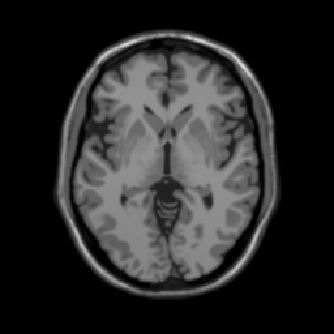
#> input picture W7-Seg1/images/MRIbrain3.jpg, 334 x 334 px
$ python otsu.py
#> lines starting #> are read from the running program, lines starting #| are printed output that depends on the picture; after the words box and inside, x2 and y2 are one past the last pixel; in counts of white or black regions, pixels touching at a corner belong together
import numpy as np
import matplotlib.pyplot as plt
from matplotlib import colors


def otsuThresholdB(image):
    rows, cols =  image.shape
    plt.figure()
    H, binEdges, patches = plt.hist(image.ravel(),256)
    pdf = H /(rows*cols)
    cdf = np.cumsum(pdf)
    othresh = 1
    maxVarB = 0
    for t in range(1,255):
        bg = np.arange(0,t)
        obj = np.arange(t, 256)
        mBg    = sum(bg*pdf[0:t])/cdf[t]
        mObj   = sum(obj*pdf[t:256])/(1-cdf[t])

        varB = cdf[t] * (1-cdf[t]) *(mObj - mBg)**2
        if varB > maxVarB:
            maxVarB= varB
            othresh = t

    return othresh

def otsuThresholdW(image):
    rows, cols =  image.shape
    plt.figure()
    H, binEdges, patches = plt.hist(image.ravel(),256)
    pdf = H /(rows*cols)
    cdf = np.cumsum(pdf)
    othresh = 1
    for t in range(1,255):
        bg = np.arange(0,t)
        obj = np.arange(t, 256)
        mBg    = sum(bg*pdf[0:t])/cdf[t]
        mObj   = sum(obj*pdf[t:256])/(1-cdf[t])
        varBg  = sum((bg**2)*pdf[0:t])/cdf[t] - mBg**2
        varObj = sum((obj**2)*pdf[t:256])/(1-cdf[t]) - mObj**2
        varW = cdf[t] * varBg + (1-cdf[t]) * varObj
        if t == 1:
            minVarW = varW
        if varW < minVarW:
            minVarW = varW
            othresh = t

    return othresh

def binarize( gray_image , threshold ):
    return 1 * ( gray_image > threshold )

image = plt.imread('images/MRIbrain3.jpg')
#> image is the input picture: shape (334, 334, 3); min 0, max 220, mean 41.2
hsvImage = colors.rgb_to_hsv(image)
#> hsvImage: shape (334, 334, 3) float32; mean of channels 0, 1, 2 0, 0, 41.2
myIm = hsvImage[...,2]
plt.figure()
plt.imshow(myIm)
plt.set_cmap("gray")
oTw = otsuThresholdW(myIm)
#> in otsuThresholdW, `H, binEdges, patches = plt.hist(image.ravel(),256)`: H = 256 values, max 60852 at index 0, min 0 at index 7, mean 435.8; binEdges = 257 values from 0 to 220; patches = 256 items
#> in otsuThresholdW, `pdf = H /(rows*cols)`: pdf = 256 values, max 0.545 at index 0, min 0 at index 7, mean 0.00391
#> in otsuThresholdW, `cdf = np.cumsum(pdf)`: cdf = 256 values from 0.545 to 1
#> the loop in otsuThresholdW, `for t in range(1,255):` made 254 passes
#> (mBg, mObj, varBg, varObj, varW, minVarW) on passes 1, 2, 3, 4, 5, 6, 8, 9, 10, 11, 12, 13: (0, 107.2, 0, 2528.7, 1125.8, 1125.8), (0.0166, 108.5, 0.0163, 2418.2, 1063.2, 1063.2), (0.0362, 109.4, 0.0546, 2347.2, 1023.7, 1023.7), (0.0547, 110, 0.109, 2292.2, 993.5, 993.5), (0.0735, 110.7, 0.182, 2239, 964.8, 964.8), (0.0955, 111.3, 0.289, 2186, 936.5, 936.5), (0.122, 111.7, 0.441, 2148.9, 916.7, 916.7), (0.147, 112.2, 0.64, 2108.3, 895.3, 895.3), (0.177, 112.7, 0.904, 2067.7, 874.2, 874.2), (0.211, 113.1, 1.23, 2034.9, 857.1, 857.1), (0.243, 113.6, 1.57, 1997.3, 837.8, 837.8), (0.28, 114, 1.99, 1964.3, 820.8, 820.8)
#> (mBg, mObj, varBg, varObj, varW) on passes 7, 14, 21, 28, 35, 42: (0.122, 111.2, 0.442, 2193.7, 939.9), (0.317, 113.9, 2.46, 1975.6, 825.8), (0.576, 116, 6.87, 1812.5, 744.3), (0.948, 118.1, 15.55, 1653.5, 669.2), (1.45, 120.4, 30.46, 1499.3, 602), (2.36, 123.8, 62.86, 1271.7, 514.5)
#> after the loop in otsuThresholdW, `for t in range(1,255):`: othresh = 66
#> oTw = 66
oTb = otsuThresholdB(myIm)
#> in otsuThresholdB, `H, binEdges, patches = plt.hist(image.ravel(),256)`: binEdges = 257 values from 0 to 220; patches = 256 items
#> in otsuThresholdB, `cdf = np.cumsum(pdf)`: cdf = 256 values from 0.545 to 1
#> the loop in otsuThresholdB, `for t in range(1,255):` made 254 passes
#> (mBg, mObj, varB, maxVarB) on passes 1, 2, 3, 4, 5, 6, 8, 9, 10, 11, 12, 13: (0, 107.2, 2837.4, 2837.4), (0.0166, 108.5, 2900.1, 2900.1), (0.0362, 109.4, 2939.6, 2939.6), (0.0547, 110, 2969.7, 2969.7), (0.0735, 110.7, 2998.4, 2998.4), (0.0955, 111.3, 3026.7, 3026.7), (0.122, 111.7, 3046.5, 3046.5), (0.147, 112.2, 3067.9, 3067.9), (0.177, 112.7, 3089.1, 3089.1), (0.211, 113.1, 3106.2, 3106.2), (0.243, 113.6, 3125.5, 3125.5), (0.28, 114, 3142.4, 3142.4)
#> (mBg, mObj, varB) on passes 7, 14, 21, 28, 35, 42: (0.122, 111.2, 3023.4), (0.317, 113.9, 3137.4), (0.576, 116, 3218.9), (0.948, 118.1, 3294.1), (1.45, 120.4, 3361.3), (2.36, 123.8, 3448.8)
#> after the loop in otsuThresholdB, `for t in range(1,255):`: maxVarB = 3576.9; othresh = 66
#> oTb = 66
#Binarize
myIm = binarize(myIm, oTw)
#> in binarize, `return 1 * ( gray_image > threshold )`:
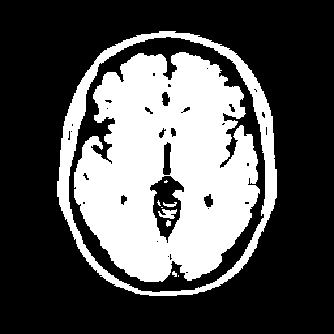
#> returned value: shape (334, 334) int64; values 0 (black) and 1 (white), 32.8% white; 10 white regions (4 under 20 px), largest, box (x1, y1, x2, y2) and area: (74, 52, 260, 282) 29574, (57, 31, 277, 296) 6742, (158, 209, 177, 219) 115, (163, 202, 177, 207) 40, (166, 220, 171, 227) 27, (172, 271, 177, 277) 20
plt.figure()
plt.imshow(myIm)
plt.show()
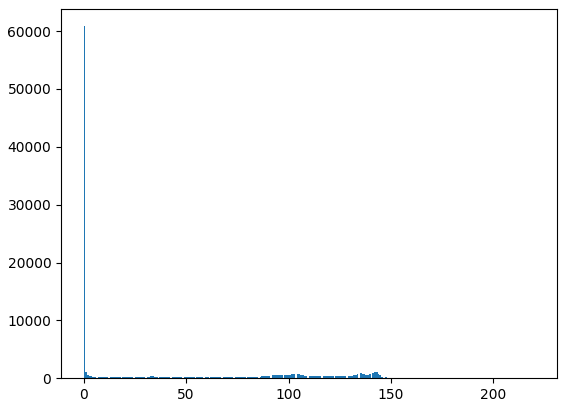
#> figure drawn by matplotlib, 1 panel; tallest bar 60852 high, from x = 0 to 0.859
